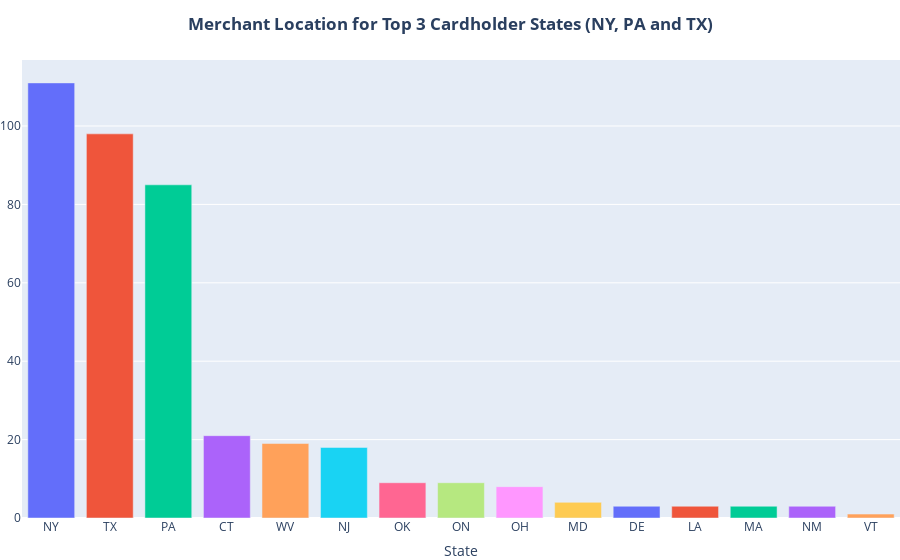

Notebook source saved alongside this figure:
### Code cell
# Filter Data by the top three States and group by the merchant state
top_states = clean_fraud_merchant_df["state"].isin(top["state"])
top_states_df = clean_fraud_merchant_df[top_states][["merch_state","trans_num"]]
top_states_df = top_states_df.groupby("merch_state")["trans_num"].nunique().reset_index()
top_states_df = top_states_df.sort_values(by="trans_num", ascending=False)

# Create a bar chart with the merchant states
topbar = px.bar(top_states_df,
                x="merch_state",
                y="trans_num",
                title= "<b>Merchant Location for Top 3 Cardholder States (NY, PA and TX)",
                color="merch_state",
                category_orders={"merch_state":top_states_df["merch_state"]}
)
topbar.update_yaxes(title=None)
topbar.update_xaxes(title="State")
topbar.update_layout(showlegend=False,
                         title_font_size=17,
                         title_x=0.5,
                         margin = dict(l=0,
                                       r=0,
                                       b=10,
                                       t=60,
                                       autoexpand=True
                        )
)
topbar.write_image("Images/topbar.png")
topbar.show()

### Figure 1 — Plotly figure (JSON) as saved in the notebook; plotly's stock layout.template omitted (floating-point values rounded to 4 significant figures)
{"data": [{"alignmentgroup": "True", "hovertemplate": "merch_state=%{x}<br>trans_num=%{y}<extra></extra>", "legendgroup": "NY", "marker": {"color": "#636efa", "pattern": {"shape": ""}}, "name": "NY", "offsetgroup": "NY", "orientation": "v", "showlegend": true, "textposition": "auto", "type": "bar", "x": ["NY"], "xaxis": "x", "y": [111], "yaxis": "y"}, {"alignmentgroup": "True", "hovertemplate": "merch_state=%{x}<br>trans_num=%{y}<extra></extra>", "legendgroup": "TX", "marker": {"color": "#EF553B", "pattern": {"shape": ""}}, "name": "TX", "offsetgroup": "TX", "orientation": "v", "showlegend": true, "textposition": "auto", "type": "bar", "x": ["TX"], "xaxis": "x", "y": [98], "yaxis": "y"}, {"alignmentgroup": "True", "hovertemplate": "merch_state=%{x}<br>trans_num=%{y}<extra></extra>", "legendgroup": "PA", "marker": {"color": "#00cc96", "pattern": {"shape": ""}}, "name": "PA", "offsetgroup": "PA", "orientation": "v", "showlegend": true, "textposition": "auto", "type": "bar", "x": ["PA"], "xaxis": "x", "y": [85], "yaxis": "y"}, {"alignmentgroup": "True", "hovertemplate": "merch_state=%{x}<br>trans_num=%{y}<extra></extra>", "legendgroup": "CT", "marker": {"color": "#ab63fa", "pattern": {"shape": ""}}, "name": "CT", "offsetgroup": "CT", "orientation": "v", "showlegend": true, "textposition": "auto", "type": "bar", "x": ["CT"], "xaxis": "x", "y": [21], "yaxis": "y"}, {"alignmentgroup": "True", "hovertemplate": "merch_state=%{x}<br>trans_num=%{y}<extra></extra>", "legendgroup": "WV", "marker": {"color": "#FFA15A", "pattern": {"shape": ""}}, "name": "WV", "offsetgroup": "WV", "orientation": "v", "showlegend": true, "textposition": "auto", "type": "bar", "x": ["WV"], "xaxis": "x", "y": [19], "yaxis": "y"}, {"alignmentgroup": "True", "hovertemplate": "merch_state=%{x}<br>trans_num=%{y}<extra></extra>", "legendgroup": "NJ", "marker": {"color": "#19d3f3", "pattern": {"shape": ""}}, "name": "NJ", "offsetgroup": "NJ", "orientation": "v", "showlegend": true, "textposition": "auto", "type": "bar", "x": ["NJ"], "xaxis": "x", "y": [18], "yaxis": "y"}, {"alignmentgroup": "True", "hovertemplate": "merch_state=%{x}<br>trans_num=%{y}<extra></extra>", "legendgroup": "OK", "marker": {"color": "#FF6692", "pattern": {"shape": ""}}, "name": "OK", "offsetgroup": "OK", "orientation": "v", "showlegend": true, "textposition": "auto", "type": "bar", "x": ["OK"], "xaxis": "x", "y": [9], "yaxis": "y"}, {"alignmentgroup": "True", "hovertemplate": "merch_state=%{x}<br>trans_num=%{y}<extra></extra>", "legendgroup": "ON", "marker": {"color": "#B6E880", "pattern": {"shape": ""}}, "name": "ON", "offsetgroup": "ON", "orientation": "v", "showlegend": true, "textposition": "auto", "type": "bar", "x": ["ON"], "xaxis": "x", "y": [9], "yaxis": "y"}, {"alignmentgroup": "True", "hovertemplate": "merch_state=%{x}<br>trans_num=%{y}<extra></extra>", "legendgroup": "OH", "marker": {"color": "#FF97FF", "pattern": {"shape": ""}}, "name": "OH", "offsetgroup": "OH", "orientation": "v", "showlegend": true, "textposition": "auto", "type": "bar", "x": ["OH"], "xaxis": "x", "y": [8], "yaxis": "y"}, {"alignmentgroup": "True", "hovertemplate": "merch_state=%{x}<br>trans_num=%{y}<extra></extra>", "legendgroup": "MD", "marker": {"color": "#FECB52", "pattern": {"shape": ""}}, "name": "MD", "offsetgroup": "MD", "orientation": "v", "showlegend": true, "textposition": "auto", "type": "bar", "x": ["MD"], "xaxis": "x", "y": [4], "yaxis": "y"}, {"alignmentgroup": "True", "hovertemplate": "merch_state=%{x}<br>trans_num=%{y}<extra></extra>", "legendgroup": "DE", "marker": {"color": "#636efa", "pattern": {"shape": ""}}, "name": "DE", "offsetgroup": "DE", "orientation": "v", "showlegend": true, "textposition": "auto", "type": "bar", "x": ["DE"], "xaxis": "x", "y": [3], "yaxis": "y"}, {"alignmentgroup": "True", "hovertemplate": "merch_state=%{x}<br>trans_num=%{y}<extra></extra>", "legendgroup": "LA", "marker": {"color": "#EF553B", "pattern": {"shape": ""}}, "name": "LA", "offsetgroup": "LA", "orientation": "v", "showlegend": true, "textposition": "auto", "type": "bar", "x": ["LA"], "xaxis": "x", "y": [3], "yaxis": "y"}, {"alignmentgroup": "True", "hovertemplate": "merch_state=%{x}<br>trans_num=%{y}<extra></extra>", "legendgroup": "MA", "marker": {"color": "#00cc96", "pattern": {"shape": ""}}, "name": "MA", "offsetgroup": "MA", "orientation": "v", "showlegend": true, "textposition": "auto", "type": "bar", "x": ["MA"], "xaxis": "x", "y": [3], "yaxis": "y"}, {"alignmentgroup": "True", "hovertemplate": "merch_state=%{x}<br>trans_num=%{y}<extra></extra>", "legendgroup": "NM", "marker": {"color": "#ab63fa", "pattern": {"shape": ""}}, "name": "NM", "offsetgroup": "NM", "orientation": "v", "showlegend": true, "textposition": "auto", "type": "bar", "x": ["NM"], "xaxis": "x", "y": [3], "yaxis": "y"}, {"alignmentgroup": "True", "hovertemplate": "merch_state=%{x}<br>trans_num=%{y}<extra></extra>", "legendgroup": "VT", "marker": {"color": "#FFA15A", "pattern": {"shape": ""}}, "name": "VT", "offsetgroup": "VT", "orientation": "v", "showlegend": true, "textposition": "auto", "type": "bar", "x": ["VT"], "xaxis": "x", "y": [1], "yaxis": "y"}], "layout": {"barmode": "relative", "legend": {"title": {"text": "merch_state"}, "tracegroupgap": 0}, "margin": {"autoexpand": true, "b": 10, "l": 0, "r": 0, "t": 60}, "showlegend": false, "title": {"font": {"size": 17}, "text": "<b>Merchant Location for Top 3 Cardholder States (NY, PA and TX)", "x": 0.5}, "xaxis": {"anchor": "y", "categoryarray": ["NY", "TX", "PA", "CT", "WV", "NJ", "OK", "ON", "OH", "MD", "DE", "LA", "MA", "NM", "VT"], "categoryorder": "array", "domain": [0, 1], "title": {"text": "State"}}, "yaxis": {"anchor": "x", "domain": [0, 1], "title": {}}}}
